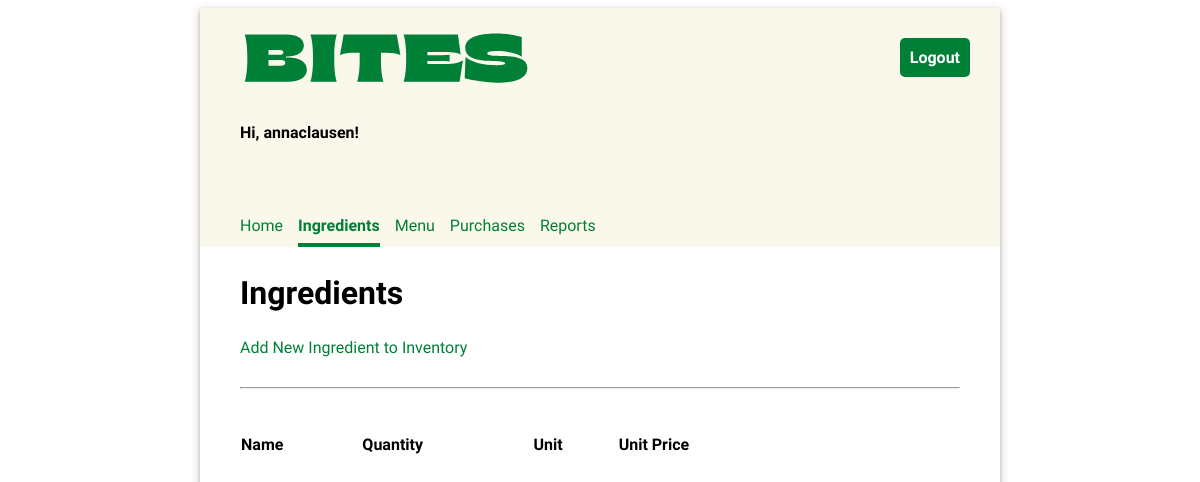
Before: /ingredients/ (signed in) with the older database file.
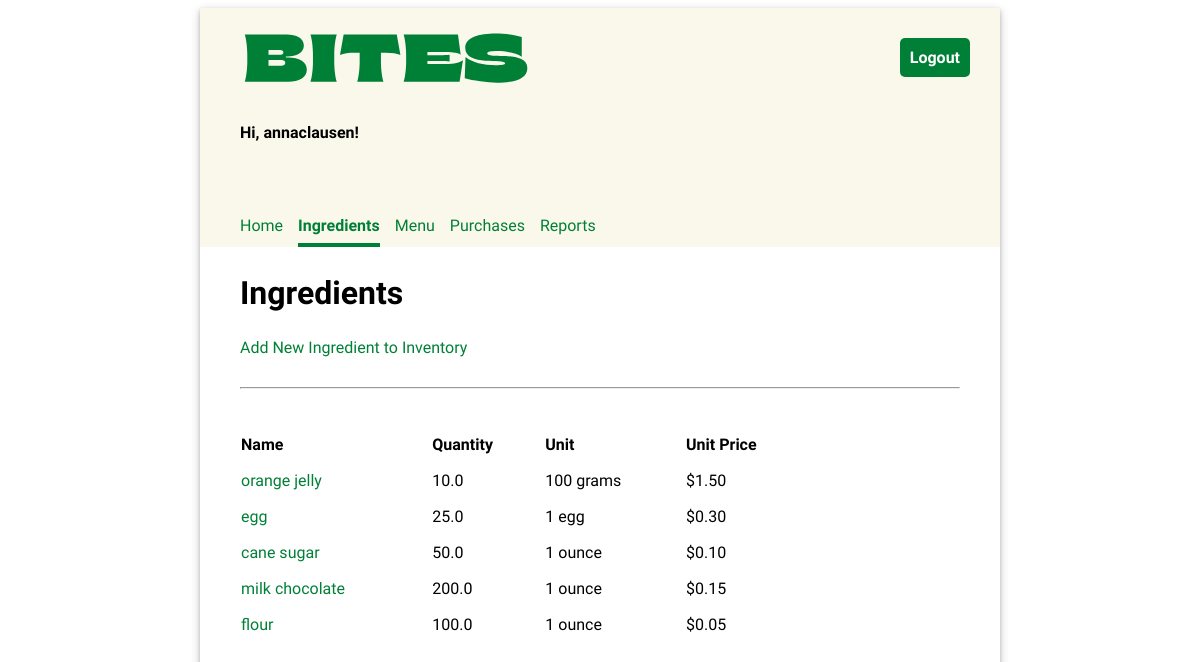
After: the same page with the newer database file.
### inventory/models.py (models this page shows, shortened)
class Ingredient(models.Model):
    name = models.CharField(max_length=200, unique=True)
    quantity = models.FloatField(default=0)
    unit = models.CharField(max_length=200)
    price_per_unit = models.FloatField(default=0)

### inventory/views.py (the view)
# urls.py: path('ingredients/', views.IngredientsView.as_view(), name="ingredients"),
class IngredientsView(LoginRequiredMixin, ListView):
    template_name = "inventory/ingredients_list.html"
    model = Ingredient

### inventory/templates/inventory/ingredients_list.html (shortened to what this page needs)
{% extends 'base.html' %}
{% load static %}
{% block content %}
    <h2>Ingredients</h2>
    <a href="{% url 'add_ingredient' %} ">Add New Ingredient to Inventory</a>
    <hr/>
    <table class="inventory-table">
        <thead>
            <tr>
                <th>Name</th>
                <th>Quantity</th>
                <th>Unit</th>
                <th>Unit Price</th>
            </tr>
        </thead>
        <tbody>
        {% for ingredient in object_list %}
            <tr>
                <td>
                    <a href="{% url "update_ingredient" ingredient.id %}">{{ ingredient.name }}</a>
                </td>
                <td>{{ ingredient.quantity }}</td>
                <td>{{ ingredient.unit }}</td>
                <td class="price">${{ ingredient.price_per_unit|stringformat:".2f" }}</td>
            </tr>
        {% endfor %}
        </tbody>
    </table>
{% endblock %}

Changed rows visible on the page:
added Ingredient: name "orange jelly", quantity "10.0", unit "100 grams", price_per_unit "1.50"
added Ingredient: name "egg", quantity "25.0", unit "1 egg", price_per_unit "0.30"
added Ingredient: name "cane sugar", quantity "50.0", unit "1 ounce", price_per_unit "0.10"
added Ingredient: name "milk chocolate", quantity "200.0", unit "1 ounce", price_per_unit "0.15"
added Ingredient: name "flour", quantity "100.0", unit "1 ounce", price_per_unit "0.05"
